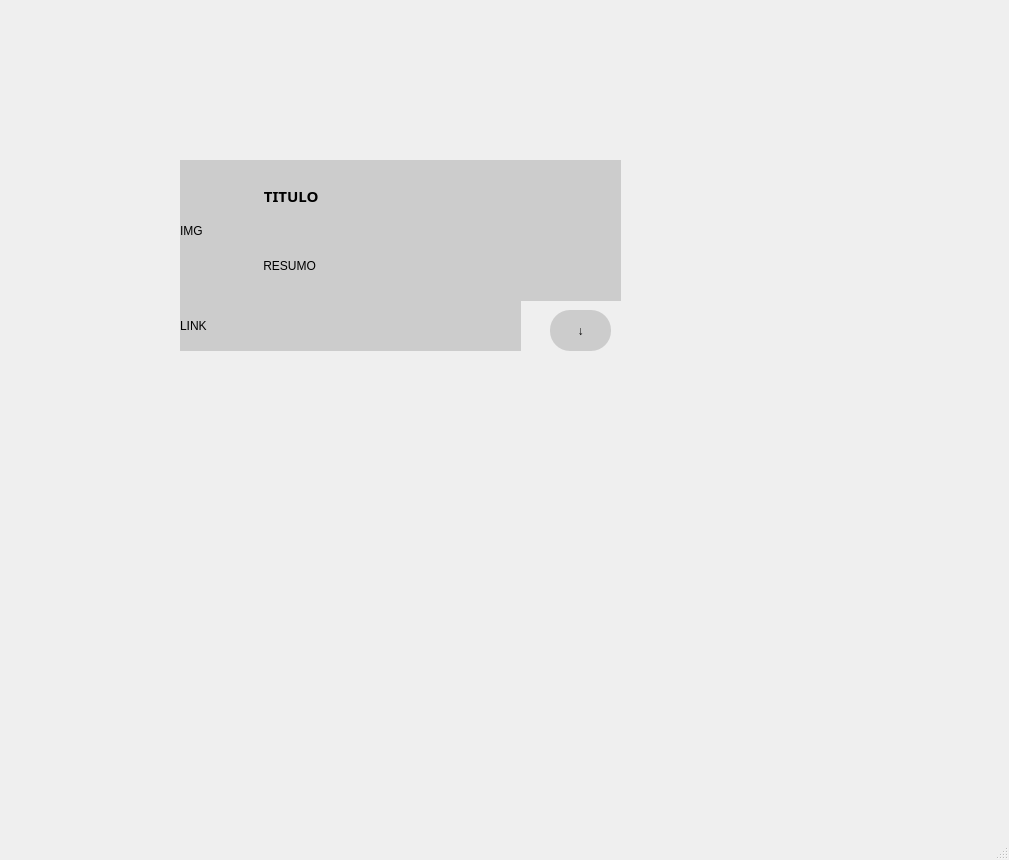
<?xml version="1.0" encoding="UTF-8"?>
<ui version="4.0">
 <class>MainWindow</class>
 <widget class="QMainWindow" name="MainWindow">
  <property name="geometry">
   <rect>
    <x>0</x>
    <y>0</y>
    <width>1009</width>
    <height>860</height>
   </rect>
  </property>
  <property name="windowTitle">
   <string>MainWindow</string>
  </property>
  <property name="styleSheet">
   <string notr="true"/>
  </property>
  <widget class="QWidget" name="centralwidget">
   <widget class="QLabel" name="btnTitulo">
    <property name="geometry">
     <rect>
      <x>260</x>
      <y>160</y>
      <width>361</width>
      <height>71</height>
     </rect>
    </property>
    <property name="font">
     <font>
      <family>NewsGoth BT</family>
      <pointsize>11</pointsize>
      <weight>75</weight>
      <bold>true</bold>
     </font>
    </property>
    <property name="styleSheet">
     <string notr="true">background: #ccc;
align: center;
</string>
    </property>
    <property name="text">
     <string> TITULO</string>
    </property>
   </widget>
   <widget class="QLabel" name="btnResumo">
    <property name="geometry">
     <rect>
      <x>260</x>
      <y>230</y>
      <width>361</width>
      <height>71</height>
     </rect>
    </property>
    <property name="styleSheet">
     <string notr="true">background: #ccc;


</string>
    </property>
    <property name="text">
     <string> RESUMO</string>
    </property>
   </widget>
   <widget class="QLabel" name="btnImg">
    <property name="geometry">
     <rect>
      <x>180</x>
      <y>160</y>
      <width>81</width>
      <height>141</height>
     </rect>
    </property>
    <property name="styleSheet">
     <string notr="true">background: #ccc;</string>
    </property>
    <property name="text">
     <string>IMG</string>
    </property>
   </widget>
   <widget class="QPushButton" name="btnDescer">
    <property name="geometry">
     <rect>
      <x>550</x>
      <y>310</y>
      <width>61</width>
      <height>41</height>
     </rect>
    </property>
    <property name="styleSheet">
     <string notr="true">border-radius: 20px;
background: #ccc;</string>
    </property>
    <property name="text">
     <string>↓</string>
    </property>
   </widget>
   <widget class="QLabel" name="btnLink">
    <property name="geometry">
     <rect>
      <x>180</x>
      <y>300</y>
      <width>341</width>
      <height>51</height>
     </rect>
    </property>
    <property name="styleSheet">
     <string notr="true">background: #ccc;</string>
    </property>
    <property name="text">
     <string>LINK</string>
    </property>
   </widget>
  </widget>
  <widget class="QMenuBar" name="menubar">
   <property name="geometry">
    <rect>
     <x>0</x>
     <y>0</y>
     <width>1009</width>
     <height>21</height>
    </rect>
   </property>
  </widget>
  <widget class="QStatusBar" name="statusbar"/>
 </widget>
 <resources/>
 <connections/>
</ui>
